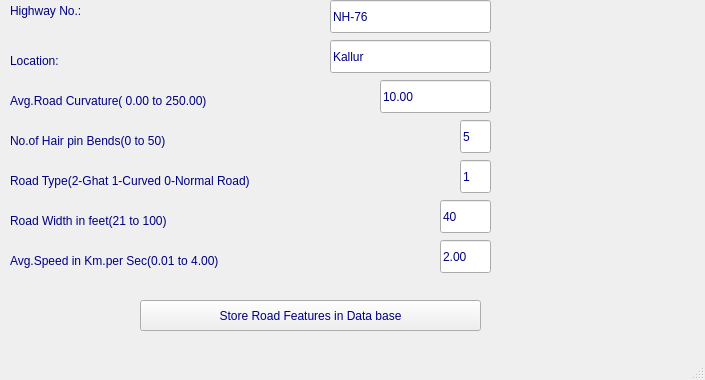
<?xml version="1.0" encoding="UTF-8"?>
<ui version="4.0">
 <class>MainWindow</class>
 <widget class="QMainWindow" name="MainWindow">
  <property name="geometry">
   <rect>
    <x>0</x>
    <y>0</y>
    <width>705</width>
    <height>380</height>
   </rect>
  </property>
  <property name="windowTitle">
   <string>Road Features</string>
  </property>
  <property name="styleSheet">
   <string notr="true">color: rgb(0, 0, 127);
font: 75 12pt &quot;MS Shell Dlg 2&quot;;</string>
  </property>
  <widget class="QWidget" name="centralwidget">
   <widget class="QPushButton" name="pushButton">
    <property name="geometry">
     <rect>
      <x>140</x>
      <y>300</y>
      <width>341</width>
      <height>31</height>
     </rect>
    </property>
    <property name="text">
     <string>Store Road Features in Data base</string>
    </property>
   </widget>
   <widget class="QLineEdit" name="lineEdit_3">
    <property name="geometry">
     <rect>
      <x>330</x>
      <y>40</y>
      <width>161</width>
      <height>33</height>
     </rect>
    </property>
    <property name="text">
     <string>Kallur</string>
    </property>
   </widget>
   <widget class="QLineEdit" name="lineEdit_4">
    <property name="geometry">
     <rect>
      <x>380</x>
      <y>80</y>
      <width>111</width>
      <height>33</height>
     </rect>
    </property>
    <property name="text">
     <string>10.00</string>
    </property>
   </widget>
   <widget class="QLineEdit" name="lineEdit_5">
    <property name="geometry">
     <rect>
      <x>460</x>
      <y>120</y>
      <width>31</width>
      <height>33</height>
     </rect>
    </property>
    <property name="text">
     <string>5</string>
    </property>
   </widget>
   <widget class="QLineEdit" name="lineEdit_6">
    <property name="geometry">
     <rect>
      <x>460</x>
      <y>160</y>
      <width>31</width>
      <height>33</height>
     </rect>
    </property>
    <property name="text">
     <string>1</string>
    </property>
   </widget>
   <widget class="QLabel" name="label_3">
    <property name="geometry">
     <rect>
      <x>10</x>
      <y>50</y>
      <width>101</width>
      <height>21</height>
     </rect>
    </property>
    <property name="text">
     <string>Location:</string>
    </property>
   </widget>
   <widget class="QLabel" name="label_4">
    <property name="geometry">
     <rect>
      <x>10</x>
      <y>90</y>
      <width>341</width>
      <height>21</height>
     </rect>
    </property>
    <property name="text">
     <string>Avg.Road Curvature( 0.00 to 250.00)</string>
    </property>
   </widget>
   <widget class="QLabel" name="label_5">
    <property name="geometry">
     <rect>
      <x>10</x>
      <y>170</y>
      <width>411</width>
      <height>21</height>
     </rect>
    </property>
    <property name="text">
     <string>Road Type(2-Ghat 1-Curved 0-Normal Road)</string>
    </property>
   </widget>
   <widget class="QLabel" name="label_6">
    <property name="geometry">
     <rect>
      <x>10</x>
      <y>130</y>
      <width>331</width>
      <height>21</height>
     </rect>
    </property>
    <property name="text">
     <string>No.of Hair pin Bends(0 to 50)</string>
    </property>
   </widget>
   <widget class="QLabel" name="label_2">
    <property name="geometry">
     <rect>
      <x>10</x>
      <y>210</y>
      <width>301</width>
      <height>21</height>
     </rect>
    </property>
    <property name="text">
     <string>Road Width in feet(21 to 100)</string>
    </property>
   </widget>
   <widget class="QLineEdit" name="lineEdit_2">
    <property name="geometry">
     <rect>
      <x>440</x>
      <y>200</y>
      <width>51</width>
      <height>33</height>
     </rect>
    </property>
    <property name="text">
     <string>40</string>
    </property>
   </widget>
   <widget class="QLineEdit" name="lineEdit_9">
    <property name="geometry">
     <rect>
      <x>330</x>
      <y>0</y>
      <width>161</width>
      <height>33</height>
     </rect>
    </property>
    <property name="text">
     <string>NH-76</string>
    </property>
   </widget>
   <widget class="QLabel" name="label_7">
    <property name="geometry">
     <rect>
      <x>10</x>
      <y>0</y>
      <width>111</width>
      <height>21</height>
     </rect>
    </property>
    <property name="text">
     <string>Highway No.:</string>
    </property>
   </widget>
   <widget class="QLabel" name="label_11">
    <property name="geometry">
     <rect>
      <x>10</x>
      <y>250</y>
      <width>381</width>
      <height>21</height>
     </rect>
    </property>
    <property name="text">
     <string>Avg.Speed in Km.per Sec(0.01 to 4.00)</string>
    </property>
   </widget>
   <widget class="QLineEdit" name="lineEdit_11">
    <property name="geometry">
     <rect>
      <x>440</x>
      <y>240</y>
      <width>51</width>
      <height>33</height>
     </rect>
    </property>
    <property name="text">
     <string>2.00</string>
    </property>
   </widget>
  </widget>
  <widget class="QStatusBar" name="statusbar"/>
 </widget>
 <resources/>
 <connections/>
</ui>
